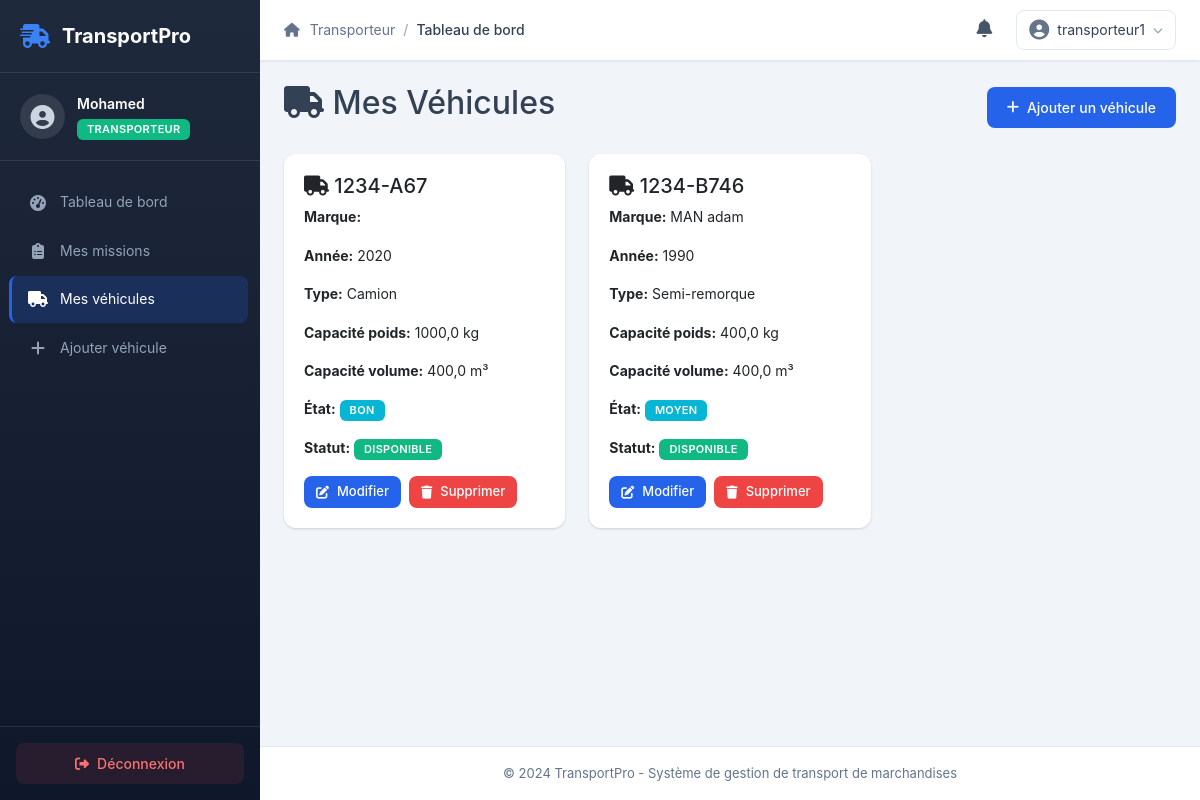
Screenshot of /transporteur/vehicules/ (signed in) with the database file from the repository.
### core/models.py (models this page shows, shortened)
class User(AbstractUser):
    ROLES = [
        ('client', 'Client'),
        ('admin', 'Administrateur'),
        ('planificateur', 'Planificateur'),
        ('transporteur', 'Transporteur'),
    ]
    id = models.UUIDField(primary_key=True, default=uuid.uuid4, editable=False)
    role = models.CharField(max_length=20, choices=ROLES, default='client')
    telephone = models.CharField(max_length=20, blank=True)
    adresse = models.TextField(blank=True)
    date_creation = models.DateTimeField(auto_now_add=True)
    actif = models.BooleanField(default=True)
    latitude = models.FloatField(null=True, blank=True)
    longitude = models.FloatField(null=True, blank=True)
    derniere_connexion_ip = models.GenericIPAddressField(null=True, blank=True)

class Vehicule(models.Model):
    TYPES = [
        ('camionnette', 'Camionnette'),
        ('camion', 'Camion'),
        ('semi_remorque', 'Semi-remorque'),
        ('fourgon', 'Fourgon'),
    ]
    ETATS = [
        ('excellent', 'Excellent'),
        ('bon', 'Bon'),
        ('moyen', 'Moyen'),
        ('reparation', 'En réparation'),
    ]
    id = models.UUIDField(primary_key=True, default=uuid.uuid4, editable=False)
    transporteur = models.ForeignKey(User, on_delete=models.CASCADE, related_name='vehicules')
    immatriculation = models.CharField(max_length=20, unique=True)
    marque = models.CharField(max_length=50)
    modele = models.CharField(max_length=50)
    annee = models.IntegerField()
    type_vehicule = models.CharField(max_length=20, choices=TYPES)
    capacite_poids = models.FloatField(validators=[MinValueValidator(0.1)])
    capacite_volume = models.FloatField(validators=[MinValueValidator(0.1)])
    etat = models.CharField(max_length=20, choices=ETATS, default='bon')
    kilometrage = models.IntegerField(default=0)
    derniere_revision = models.DateField(null=True, blank=True)
    prochaine_revision = models.DateField(null=True, blank=True)
    assurance_valide = models.BooleanField(default=True)
    controle_technique_valide = models.BooleanField(default=True)
    disponible = models.BooleanField(default=True)
    position_latitude = models.FloatField(null=True, blank=True)
    position_longitude = models.FloatField(null=True, blank=True)
    derniere_mise_a_jour_position = models.DateTimeField(null=True, blank=True)

### transporteur/views.py (the view)
# urls.py: path('vehicules/', views.mes_vehicules, name='mes_vehicules'),
@login_required
def mes_vehicules(request):
    if request.user.role != 'transporteur':
        return redirect('auth:login')
    vehicules = Vehicule.objects.filter(transporteur=request.user)
    return render(request, 'transporteur/mes_vehicules.html', {'vehicules': vehicules})

### templates/transporteur/mes_vehicules.html (shortened to what this page needs)
{% extends 'base.html' %}
{% block content %}
<div class="row">
    <div class="col-12">
        <div class="d-flex justify-content-between align-items-center mb-4">
            <h2><i class="fas fa-truck"></i> Mes Véhicules</h2>
            <a href="{% url 'transporteur:ajouter_vehicule' %}" class="btn btn-primary">
                <i class="fas fa-plus"></i> Ajouter un véhicule
            </a>
        </div>
    </div>
</div>
<div class="row">
    {% for vehicule in vehicules %}
    <div class="col-md-4 mb-3">
        <div class="card">
            <div class="card-body">
                <h5><i class="fas fa-truck"></i> {{ vehicule.immatriculation }}</h5>
                <p><strong>Marque:</strong> {{ vehicule.marque }} {{ vehicule.modele }}</p>
                <p><strong>Année:</strong> {{ vehicule.annee }}</p>
                <p><strong>Type:</strong> {{ vehicule.get_type_vehicule_display }}</p>
                <p><strong>Capacité poids:</strong> {{ vehicule.capacite_poids }} kg</p>
                <p><strong>Capacité volume:</strong> {{ vehicule.capacite_volume }} m³</p>
                <p><strong>État:</strong> <span class="badge bg-info">{{ vehicule.get_etat_display }}</span></p>
                <p>
                    <strong>Statut:</strong>
                    {% if vehicule.disponible %}
                    <span class="badge bg-success">Disponible</span>
                    {% else %}
                    <span class="badge bg-warning">En mission</span>
                    {% endif %}
                </p>
                <div class="d-flex gap-2">
                    <a href="{% url 'transporteur:modifier_vehicule' vehicule.id %}" class="btn btn-sm btn-primary">
                        <i class="fas fa-edit"></i> Modifier
                    </a>
                    <a href="{% url 'transporteur:supprimer_vehicule' vehicule.id %}" class="btn btn-sm btn-danger">
                        <i class="fas fa-trash"></i> Supprimer
                    </a>
                </div>
            </div>
        </div>
    </div>
    {% empty %}
    <div class="col-12">
        <div class="alert alert-info">
            <i class="fas fa-info-circle"></i> Aucun véhicule enregistré
        </div>
    </div>
    {% endfor %}
</div>
{% endblock %}

### templates/base.html (shortened to what this page needs)
<!DOCTYPE html>
<html lang="fr">
<head>
    <link href="https://cdn.jsdelivr.net/npm/bootstrap@5.3.2/dist/css/bootstrap.min.css" rel="stylesheet">
    <link href="https://cdnjs.cloudflare.com/ajax/libs/font-awesome/6.4.2/css/all.min.css" rel="stylesheet">
    {% load static %}
    <link href="{% static 'css/style.css' %}" rel="stylesheet">
</head>
<body class="{% if user.is_authenticated %}with-sidebar{% endif %}">
    {% if user.is_authenticated %}
    <nav id="sidebar" class="sidebar">
        <div class="sidebar-header">
            <a href="#" class="sidebar-brand">
                <i class="fas fa-truck-fast"></i>
                <span>TransportPro</span>
            </a>
        </div>
        <div class="sidebar-user">
            <div class="user-avatar">
                <i class="fas fa-user-circle"></i>
            </div>
            <div class="user-info">
                <span class="user-name">{{ user.first_name|default:user.username }}</span>
                <span class="user-role badge
                    {% if user.role == 'admin' %}bg-danger
                    {% elif user.role == 'planificateur' %}bg-info
                    {% elif user.role == 'transporteur' %}bg-success
                    {% else %}bg-primary{% endif %}">
                    {{ user.get_role_display|default:"Client" }}
                </span>
            </div>
        </div>
        <ul class="sidebar-nav">
            {% if user.role == 'client' %}
            <li class="nav-item">
                <a href="{% url 'client:dashboard' %}" class="nav-link {% if request.resolver_match.url_name == 'dashboard' %}active{% endif %}">
                    <i class="fas fa-tachometer-alt"></i>
                    <span>Tableau de bord</span>
                </a>
            </li>
            <li class="nav-item">
                <a href="{% url 'client:nouvelle_commande' %}" class="nav-link {% if request.resolver_match.url_name == 'nouvelle_commande' %}active{% endif %}">
                    <i class="fas fa-plus-circle"></i>
                    <span>Nouvelle commande</span>
                </a>
            </li>
            <li class="nav-item">
                <a href="{% url 'client:mes_commandes' %}" class="nav-link {% if request.resolver_match.url_name == 'mes_commandes' %}active{% endif %}">
                    <i class="fas fa-box"></i>
                    <span>Mes commandes</span>
                </a>
            </li>
            {% elif user.role == 'transporteur' %}
            <li class="nav-item">
                <a href="{% url 'transporteur:dashboard' %}" class="nav-link {% if request.resolver_match.url_name == 'dashboard' %}active{% endif %}">
                    <i class="fas fa-tachometer-alt"></i>
                    <span>Tableau de bord</span>
                </a>
            </li>
            <li class="nav-item">
                <a href="{% url 'transporteur:mes_missions' %}" class="nav-link {% if request.resolver_match.url_name == 'mes_missions' %}active{% endif %}">
                    <i class="fas fa-clipboard-list"></i>
                    <span>Mes missions</span>
                </a>
            </li>
            <li class="nav-item">
                <a href="{% url 'transporteur:mes_vehicules' %}" class="nav-link {% if request.resolver_match.url_name == 'mes_vehicules' %}active{% endif %}">
                    <i class="fas fa-truck"></i>
                    <span>Mes véhicules</span>
                </a>
            </li>
            <li class="nav-item">
                <a href="{% url 'transporteur:ajouter_vehicule' %}" class="nav-link {% if request.resolver_match.url_name == 'ajouter_vehicule' %}active{% endif %}">
                    <i class="fas fa-plus"></i>
                    <span>Ajouter véhicule</span>
                </a>
            </li>
            {% endif %}
        </ul>
        <div class="sidebar-footer">
            <a href="{% url 'auth:logout' %}" class="btn btn-logout">
                <i class="fas fa-sign-out-alt"></i>
                <span>Déconnexion</span>
            </a>
        </div>
    </nav>
    <div class="main-content">
        <nav class="top-navbar">
            <div class="navbar-breadcrumb">
                <span class="breadcrumb-item">
                    <i class="fas fa-home"></i>
                    {% if user.role == 'client' %}Client
                    {% elif user.role == 'transporteur' %}Transporteur
                    {% elif user.role == 'planificateur' %}Planificateur
                    {% elif user.role == 'admin' %}Administration
                    {% endif %}
                </span>
                <span class="breadcrumb-separator">/</span>
                <span class="breadcrumb-item active">{% block breadcrumb %}Tableau de bord{% endblock %}</span>
            </div>
            <div class="navbar-actions">
                <div class="notification-bell" id="notificationBell">
                    <i class="fas fa-bell"></i>
                </div>
                <div class="user-dropdown">
                    <button class="user-dropdown-toggle" data-bs-toggle="dropdown">
                        <i class="fas fa-user-circle"></i>
                        <span>{{ user.username }}</span>
                        <i class="fas fa-chevron-down"></i>
                    </button>
                </div>
            </div>
        </nav>
        <main class="page-content">
            {% block content %}{% endblock %}
        </main>
        <footer class="main-footer">
            <div class="footer-content">
                <span>&copy; 2024 TransportPro - Système de gestion de transport de marchandises</span>
            </div>
        </footer>
    </div>
    {% endif %}
    <div id="toast-container" class="toast-container position-fixed top-0 end-0 p-3" style="z-index: 1055;"></div>
</body>
</html>

### rows the page displays
User: first_name "Mohamed", role "TRANSPORTEUR", username "transporteur1"
Vehicule: immatriculation "1234-A67", annee "2020", type_vehicule "Camion", capacite_poids "1000,0", capacite_volume "400,0", etat "BON", disponible "DISPONIBLE"
Vehicule: immatriculation "1234-B746", marque "MAN", modele "adam", annee "1990", type_vehicule "Semi-remorque", capacite_poids "400,0", capacite_volume "400,0", etat "MOYEN", disponible "DISPONIBLE"
